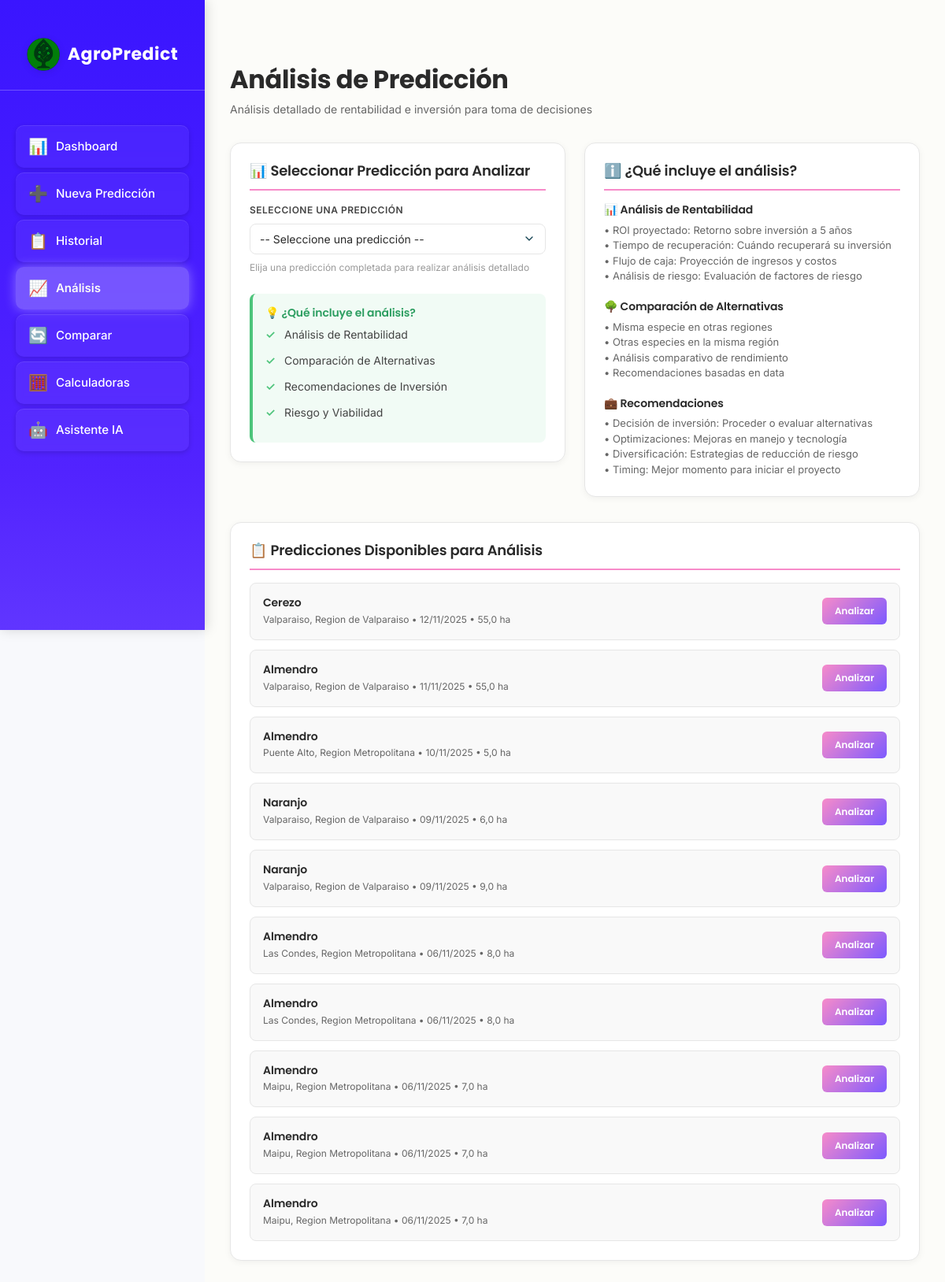
The app's page /analisis/ with its own data.
### predicciones/models.py (models this page shows, shortened)
class Prediccion(models.Model):
    ESTADO_CHOICES = [
        ('pendiente', 'Pendiente'),
        ('procesando', 'Procesando'),
        ('completada', 'Completada'),
        ('error', 'Error'),
    ]
    usuario = models.ForeignKey(User, on_delete=models.CASCADE, related_name='predicciones')
    tipo_arbol = models.ForeignKey(TipoArbol, on_delete=models.CASCADE)
    comuna = models.ForeignKey(Comuna, on_delete=models.CASCADE)
    hectareas = models.FloatField(validators=[MinValueValidator(0.1)])
    edad_arboles = models.IntegerField(validators=[MinValueValidator(1), MaxValueValidator(100)])
    densidad_plantacion = models.IntegerField(
        help_text="Número de árboles por hectárea",
        validators=[MinValueValidator(50), MaxValueValidator(2000)]
    )
    tipo_riego = models.CharField(max_length=20, choices=[
        ('goteo', 'Goteo'),
        ('aspersion', 'Aspersión'),
        ('gravedad', 'Gravedad'),
        ('micro_aspersion', 'Microaspersión'),
    ])
    tipo_suelo = models.CharField(max_length=20, choices=[
        ('arcilloso', 'Arcilloso'),
        ('arenoso', 'Arenoso'),
        ('franco', 'Franco'),
        ('limoso', 'Limoso'),
    ])
    fertilizacion = models.CharField(max_length=20, choices=[
        ('organica', 'Orgánica'),
        ('quimica', 'Química'),
        ('mixta', 'Mixta'),
        ('ninguna', 'Ninguna'),
    ])
    produccion_total = models.FloatField(null=True, blank=True, help_text="Toneladas totales")
    produccion_por_hectarea = models.FloatField(null=True, blank=True, help_text="Toneladas por hectárea")
    confiabilidad = models.IntegerField(
        null=True, blank=True,
        validators=[MinValueValidator(0), MaxValueValidator(100)],
        help_text="Porcentaje de confiabilidad"
    )
    inversion_estimada = models.FloatField(null=True, blank=True, help_text="Inversión total estimada en CLP")
    ingresos_proyectados_5anos = models.FloatField(null=True, blank=True, help_text="Ingresos proyectados a 5 años")
    roi_proyectado = models.FloatField(null=True, blank=True, help_text="ROI proyectado a 5 años (%)")
    consumo_agua_total = models.FloatField(null=True, blank=True, help_text="Consumo total de agua en m³")
    consumo_agua_por_hectarea = models.FloatField(null=True, blank=True, help_text="Consumo de agua por hectárea en m³")
    estado = models.CharField(max_length=20, choices=ESTADO_CHOICES, default='pendiente')
    fecha_creacion = models.DateTimeField(auto_now_add=True)
    fecha_actualizacion = models.DateTimeField(auto_now=True)
    class Meta:
        verbose_name = "Predicción"
        verbose_name_plural = "Predicciones"
        ordering = ['-fecha_creacion']

class TipoArbol(models.Model):
    TIPO_CHOICES = [
        ('palto', 'Palto'),
        ('naranjo', 'Naranjo'),
        ('limonero', 'Limonero'),
        ('manzano', 'Manzano'),
        ('cerezo', 'Cerezo'),
        ('nogal', 'Nogal'),
        ('almendro', 'Almendro'),
        ('olivo', 'Olivo'),
        ('durazno', 'Durazno'),
        ('peral', 'Peral'),
    ]
    tipo = models.CharField(max_length=20, choices=TIPO_CHOICES, unique=True)
    nombre_cientifico = models.CharField(max_length=100, blank=True)
    rendimiento_base = models.FloatField(help_text="Toneladas por hectárea promedio")
    precio_promedio_ton = models.FloatField(
        default=0,
        help_text="Precio promedio por tonelada en CLP"
    )
    costo_plantacion_hectarea = models.FloatField(
        default=0,
        help_text="Costo de plantación por hectárea en CLP"
    )
    costo_mantenimiento_anual = models.FloatField(
        default=0,
        help_text="Costo de mantenimiento anual por hectárea en CLP"
    )
    consumo_agua_m3_ton = models.FloatField(
        default=0,
        help_text="Metros cúbicos de agua por tonelada producida"
    )
    class Meta:
        verbose_name = "Tipo de Árbol"
        verbose_name_plural = "Tipos de Árboles"

class Comuna(models.Model):
    nombre = models.CharField(max_length=100)
    region = models.ForeignKey(Region, on_delete=models.CASCADE, related_name='comunas')
    codigo = models.CharField(max_length=10, unique=True)
    latitud = models.FloatField(null=True, blank=True)  # NUEVO
    longitud = models.FloatField(null=True, blank=True)  # NUEVO
    class Meta:
        verbose_name = "Comuna"
        verbose_name_plural = "Comunas"

class Region(models.Model):
    nombre = models.CharField(max_length=100)
    codigo = models.CharField(max_length=10, unique=True)
    latitud = models.FloatField(null=True, blank=True)  # NUEVO
    longitud = models.FloatField(null=True, blank=True)  # NUEVO
    class Meta:
        verbose_name = "Región"
        verbose_name_plural = "Regiones"

### predicciones/views.py (the view)
# urls.py: path('analisis/', views.analisis_prediccion, name='analisis_prediccion'),
def analisis_prediccion(request):
    if request.method == 'POST':
        form = AnalisisPrediccionForm(request.POST)
        if form.is_valid():
            prediccion_id = form.cleaned_data['prediccion'].id
            return redirect('analisis_prediccion_detalle', pk=prediccion_id)
    else:
        form = AnalisisPrediccionForm()
    predicciones = Prediccion.objects.filter(
        estado='completada'
    ).select_related('tipo_arbol', 'comuna').order_by('-fecha_creacion')[:10]
    context = {
    'form': form,
    'predicciones': predicciones,
}
    return render(request, 'predicciones/analisis_prediccion.html', context)

### predicciones/forms.py
class AnalisisPrediccionForm(forms.Form):
    prediccion = forms.ModelChoiceField(
        queryset=Prediccion.objects.none(),
        widget=forms.Select(attrs={
            'class': 'form-control',
            'required': True,
        }),
        label='Seleccionar Predicción para Analizar',
        help_text='Elija una predicción completada para realizar un análisis detallado.',
    )
    def __init__(self, *args, user=None, **kwargs):
        super().__init__(*args, **kwargs)
        qs = (
            Prediccion.objects.filter(estado='completada', usuario=user)
            .select_related('tipo_arbol', 'comuna')
            .order_by('-fecha_creacion')
            if user
            else Prediccion.objects.none()
        )
        self.fields['prediccion'].queryset = qs
        choices = [('', 'Seleccione una predicción')]
        for p in qs:
            label = f"{p.tipo_arbol} - {p.comuna} - {p.fecha_creacion.strftime('%d/%m/%Y')}"
            if p.roi_proyectado:
                label += f" (ROI: {p.roi_proyectado:.1f}%)"
            choices.append((p.id, label))
        self.fields['prediccion'].choices = choices

### templates/predicciones/analisis_prediccion.html (shortened to what this page needs)
{% extends 'base.html' %}
{% load static %}
{% block content %}
<header class="page-header animate-fade-up delay-1">
    <h2>Análisis de Predicción</h2>
    <p class="subtitle">Análisis detallado de rentabilidad e inversión para toma de decisiones</p>
</header>
<div class="container-grid">
    <div class="animate-fade-up delay-2">
        <div class="card">
            <h3 class="card-title">📊 Seleccionar Predicción para Analizar</h3>
            {% if predicciones %}
                <div class="form-group">
                    <label class="form-label">Seleccione una Predicción</label>
                    <select class="form-control" onchange="if(this.value) window.location='{% url 'analisis_prediccion_detalle' 0 %}'.replace('0', this.value);">
                        <option value="">-- Seleccione una predicción --</option>
                    </select>
                    <p style="font-family: 'Inter', sans-serif; font-size: 12px; color: #999999; margin-top: 8px;">
                        Elija una predicción completada para realizar análisis detallado
                    </p>
                </div>
            {% endif %}
            <div class="info-box" style="margin-top: 24px;">
                <h4>💡 ¿Qué incluye el análisis?</h4>
                <div class="list-item">Análisis de Rentabilidad</div>
                <div class="list-item">Comparación de Alternativas</div>
                <div class="list-item">Recomendaciones de Inversión</div>
                <div class="list-item">Riesgo y Viabilidad</div>
            </div>
        </div>
    </div>
    <div class="animate-fade-up delay-3">
        <div class="card info-box-right">
            <h3 class="card-title">ℹ️ ¿Qué incluye el análisis?</h3>
            <div style="margin-bottom: 20px;">
                <h4 style="font-family: 'Poppins', sans-serif; font-size: 14px; font-weight: 600; color: #2A2A2A; margin-bottom: 8px;">📊 Análisis de Rentabilidad</h4>
                <p style="font-family: 'Inter', sans-serif; font-size: 13px; color: #666666; margin: 0;">
                    • ROI proyectado: Retorno sobre inversión a 5 años<br>
                    • Tiempo de recuperación: Cuándo recuperará su inversión<br>
                    • Flujo de caja: Proyección de ingresos y costos<br>
                    • Análisis de riesgo: Evaluación de factores de riesgo
                </p>
            </div>
            <div style="margin-bottom: 20px;">
                <h4 style="font-family: 'Poppins', sans-serif; font-size: 14px; font-weight: 600; color: #2A2A2A; margin-bottom: 8px;">🌳 Comparación de Alternativas</h4>
                <p style="font-family: 'Inter', sans-serif; font-size: 13px; color: #666666; margin: 0;">
                    • Misma especie en otras regiones<br>
                    • Otras especies en la misma región<br>
                    • Análisis comparativo de rendimiento<br>
                    • Recomendaciones basadas en data
                </p>
            </div>
            <div>
                <h4 style="font-family: 'Poppins', sans-serif; font-size: 14px; font-weight: 600; color: #2A2A2A; margin-bottom: 8px;">💼 Recomendaciones</h4>
                <p style="font-family: 'Inter', sans-serif; font-size: 13px; color: #666666; margin: 0;">
                    • Decisión de inversión: Proceder o evaluar alternativas<br>
                    • Optimizaciones: Mejoras en manejo y tecnología<br>
                    • Diversificación: Estrategias de reducción de riesgo<br>
                    • Timing: Mejor momento para iniciar el proyecto
                </p>
            </div>
        </div>
    </div>
</div>
<div class="card animate-fade-up delay-4">
    <h3 class="card-title">📋 Predicciones Disponibles para Análisis</h3>
    {% if predicciones %}
        <div class="predictions-list">
            {% for prediccion in predicciones %}
                <div class="prediction-item">
                    <div class="prediction-info">
                        <h4>{{ prediccion.tipo_arbol.tipo|capfirst }}</h4>
                        <p>{{ prediccion.comuna.nombre }}, {{ prediccion.comuna.region.nombre }} • {{ prediccion.fecha_creacion|date:"d/m/Y" }} • {{ prediccion.hectareas }} ha</p>
                    </div>
                    <a href="{% url 'analisis_prediccion_detalle' prediccion.pk %}" class="prediction-action">Analizar</a>
                </div>
            {% endfor %}
        </div>
    {% endif %}
</div>
{% endblock %}

### templates/predicciones/analisis_prediccion.html (style rules this page uses)
.page-header { margin-bottom: 32px; }
.page-header h2 { font-family: 'Poppins', sans-serif; font-size: 32px; font-weight: 700; color: #2A2A2A; margin-bottom: 8px; }
.page-header .subtitle { font-family: 'Inter', sans-serif; font-size: 14px; color: #666666; margin: 0; }
.container-grid { display: grid; grid-template-columns: 1fr 1fr; gap: 24px; margin-bottom: 32px; }
.card { background: #FFFFFF; border: 1px solid #E6E6E6; border-radius: 14px; padding: 24px; box-shadow: 0 2px 8px rgba(0, 0, 0, 0.05); }
.card-title { font-family: 'Poppins', sans-serif; font-size: 18px; font-weight: 600; color: #2A2A2A; margin-bottom: 16px; padding-bottom: 12px; border-bottom: 2px solid #F78BC9; }
.form-group { margin-bottom: 16px; }
.form-label { font-family: 'Inter', sans-serif; font-size: 12px; font-weight: 600; color: #444444; text-transform: uppercase; letter-spacing: 0.5px; margin-bottom: 8px; display: block; }
.form-control { width: 100%; padding: 10px 12px; border: 1px solid #E6E6E6; border-radius: 8px; font-family: 'Inter', sans-serif; font-size: 14px; color: #2A2A2A; background: #FFFFFF; transition: all 0.3s ease; }
.info-box { background: rgba(77, 196, 123, 0.08); border-left: 4px solid #4DC47B; padding: 16px; border-radius: 8px; }
.info-box h4 { font-family: 'Poppins', sans-serif; font-size: 14px; font-weight: 600; color: #2D9E61; margin-bottom: 8px; }
.info-box-right { background: #FFFFFF; border: 1px solid #E6E6E6; }
.info-box-right h4 { color: #2A2A2A; }
.list-item { font-family: 'Inter', sans-serif; font-size: 14px; color: #444444; margin-bottom: 12px; padding-left: 24px; position: relative; }
.list-item::before { content: "✓"; position: absolute; left: 0; color: #4DC47B; font-weight: 700; }
.predictions-list { display: flex; flex-direction: column; gap: 12px; }
.prediction-item { background: #F9F9F9; border: 1px solid #E6E6E6; border-radius: 8px; padding: 16px; display: flex; justify-content: space-between; align-items: center; }
.prediction-info h4 { font-family: 'Poppins', sans-serif; font-size: 14px; font-weight: 600; color: #2A2A2A; margin: 0 0 4px 0; }
.prediction-info p { font-family: 'Inter', sans-serif; font-size: 12px; color: #666666; margin: 0; }
.prediction-action { background: linear-gradient(135deg, #F78BC9, #7D5AFF); color: #FFFFFF; padding: 8px 16px; border: none; border-radius: 6px; font-family: 'Poppins', sans-serif; font-size: 12px; font-weight: 600; cursor: pointer; transition: all 0.3s ease; text-decoration: none; display: inline-block; }

### records on screen
Prediccion: tipo_arbol.tipo "Cerezo", comuna.nombre "Valparaiso", comuna.region.nombre "Region de Valparaiso", fecha_creacion "12/11/2025", hectareas "55,0"
Prediccion: tipo_arbol.tipo "Almendro", comuna.nombre "Valparaiso", comuna.region.nombre "Region de Valparaiso", fecha_creacion "11/11/2025", hectareas "55,0"
Prediccion: tipo_arbol.tipo "Almendro", comuna.nombre "Puente Alto", comuna.region.nombre "Region Metropolitana", fecha_creacion "10/11/2025", hectareas "5,0"
Prediccion: tipo_arbol.tipo "Naranjo", comuna.nombre "Valparaiso", comuna.region.nombre "Region de Valparaiso", fecha_creacion "09/11/2025", hectareas "6,0"
Prediccion: tipo_arbol.tipo "Naranjo", comuna.nombre "Valparaiso", comuna.region.nombre "Region de Valparaiso", fecha_creacion "09/11/2025", hectareas "9,0"
Prediccion: tipo_arbol.tipo "Almendro", comuna.nombre "Las Condes", comuna.region.nombre "Region Metropolitana", fecha_creacion "06/11/2025", hectareas "8,0"
Prediccion: tipo_arbol.tipo "Almendro", comuna.nombre "Las Condes", comuna.region.nombre "Region Metropolitana", fecha_creacion "06/11/2025", hectareas "8,0"
Prediccion: tipo_arbol.tipo "Almendro", comuna.nombre "Maipu", comuna.region.nombre "Region Metropolitana", fecha_creacion "06/11/2025", hectareas "7,0"
Prediccion: tipo_arbol.tipo "Almendro", comuna.nombre "Maipu", comuna.region.nombre "Region Metropolitana", fecha_creacion "06/11/2025", hectareas "7,0"
Prediccion: tipo_arbol.tipo "Almendro", comuna.nombre "Maipu", comuna.region.nombre "Region Metropolitana", fecha_creacion "06/11/2025", hectareas "7,0"
